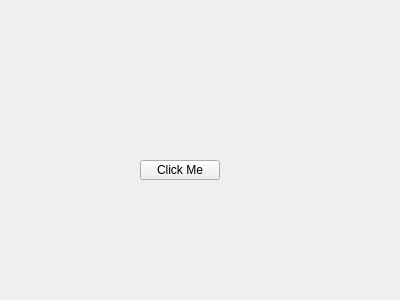
<?xml version="1.0" encoding="UTF-8"?>
<ui version="4.0">
 <class>Widget</class>
 <widget class="QWidget" name="Widget">
  <property name="geometry">
   <rect>
    <x>0</x>
    <y>0</y>
    <width>400</width>
    <height>300</height>
   </rect>
  </property>
  <property name="windowTitle">
   <string>Widget</string>
  </property>
  <widget class="QPushButton" name="pushButton">
   <property name="geometry">
    <rect>
     <x>140</x>
     <y>160</y>
     <width>80</width>
     <height>20</height>
    </rect>
   </property>
   <property name="text">
    <string>Click Me</string>
   </property>
  </widget>
 </widget>
 <layoutdefault spacing="6" margin="11"/>
 <resources/>
 <connections/>
</ui>
